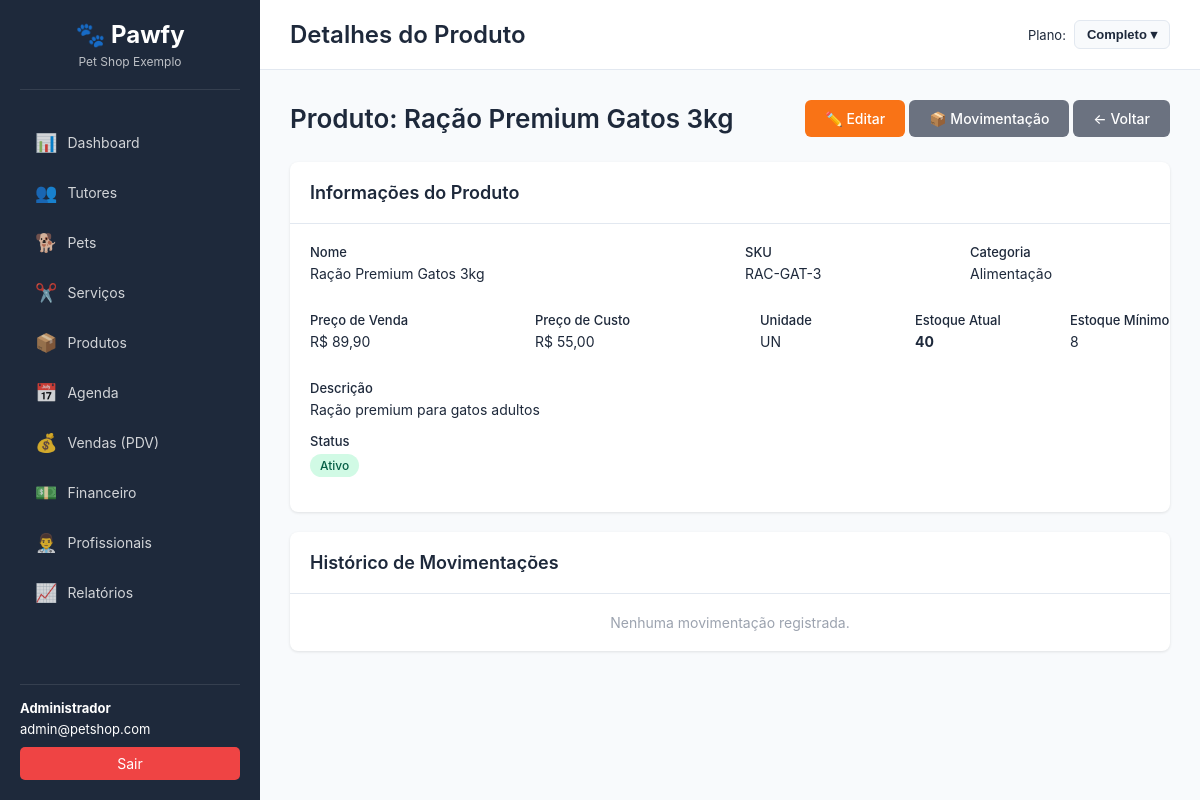
Screenshot of /?page=produtos&action=view&id=1 (signed in) with the database file from the repository.
### tables this page shows
CREATE TABLE IF NOT EXISTS produtos (
    id INT AUTO_INCREMENT PRIMARY KEY,
    company_id INT NOT NULL,
    nome VARCHAR(255) NOT NULL,
    descricao TEXT,
    sku VARCHAR(50),
    categoria VARCHAR(100),
    preco_venda DECIMAL(10,2) NOT NULL,
    preco_custo DECIMAL(10,2),
    estoque_atual INT DEFAULT 0,
    estoque_minimo INT DEFAULT 0,
    unidade VARCHAR(20) DEFAULT 'UN',
    status ENUM('ativo', 'inativo') DEFAULT 'ativo',
    data_criacao TIMESTAMP DEFAULT CURRENT_TIMESTAMP,
    data_atualizacao TIMESTAMP DEFAULT CURRENT_TIMESTAMP ON UPDATE CURRENT_TIMESTAMP,
    FOREIGN KEY (company_id) REFERENCES companies(id) ON DELETE CASCADE,
    INDEX idx_company (company_id),
    INDEX idx_nome (nome),
    INDEX idx_sku (sku),
    INDEX idx_estoque (estoque_atual)
);

### database/connection.php (called while the page is built, shortened)
<?php
require_once __DIR__ . '/../config/config.php';
class Database {
    private static $instance = null;
    private $connection;
    private function __construct() {
        try {
            $dsn = "mysql:host=" . DB_HOST . ";dbname=" . DB_NAME . ";charset=" . DB_CHARSET;
            $options = [
                PDO::ATTR_ERRMODE => PDO::ERRMODE_EXCEPTION,
                PDO::ATTR_DEFAULT_FETCH_MODE => PDO::FETCH_ASSOC,
                PDO::ATTR_EMULATE_PREPARES => false,
                PDO::MYSQL_ATTR_INIT_COMMAND => "SET NAMES " . DB_CHARSET
            ];
            $this->connection = new PDO($dsn, DB_USER, DB_PASS, $options);
        } catch (PDOException $e) {
            die("Erro na conexão com o banco de dados: " . $e->getMessage());
        }
    }
    public static function getInstance() {
        if (self::$instance === null) {
            self::$instance = new self();
        }
        return self::$instance;
    }
    public function queryOne($sql, $params = []) {
        try {
            $stmt = $this->connection->prepare($sql);
            $stmt->execute($params);
            return $stmt->fetch();
        } catch (PDOException $e) {
            error_log("Erro na query: " . $e->getMessage());
            return false;
        }
    }
}

### config/config.php (called while the page is built, shortened)
<?php
function getCompanyId() {
    return $_SESSION['company_id'] ?? null;
}
function formatarMoeda($valor) {
    return 'R$ ' . number_format($valor, 2, ',', '.');
}

### classes/Produto.class.php (called while the page is built, shortened)
<?php
require_once __DIR__ . '/../database/connection.php';
class Produto {
    private $db;
    private $company_id;
    public function __construct($company_id = null) {
        $this->db = Database::getInstance();
        $this->company_id = $company_id ?? getCompanyId();
    }
    public function getById($id) {
        $sql = "SELECT * FROM produtos WHERE id = :id AND company_id = :company_id";
        $params = [
            ':id' => $id,
            ':company_id' => $this->company_id
        ];
        return $this->db->queryOne($sql, $params);
    }
}

### views/produtos/view.php (the view, shortened to what this page needs)
<div class="page-header">
    <h2>Produto: <?= htmlspecialchars($dados['nome']) ?></h2>
    <div>
        <a href="?page=produtos&action=edit&id=<?= $dados['id'] ?>" class="btn btn-warning">✏️ Editar</a>
        <a href="?page=produtos&action=movimentacao&id=<?= $dados['id'] ?>" class="btn btn-secondary">📦 Movimentação</a>
        <a href="?page=produtos&action=list" class="btn btn-secondary">← Voltar</a>
    </div>
</div>
<div class="card">
    <div class="card-header">
        <h3>Informações do Produto</h3>
    </div>
    <div class="card-body">
        <div class="form-row">
            <div class="form-group col-md-6">
                <label>Nome</label>
                <p><?= htmlspecialchars($dados['nome']) ?></p>
            </div>
            <div class="form-group col-md-3">
                <label>SKU</label>
                <p><?= htmlspecialchars($dados['sku'] ?? '-') ?></p>
            </div>
            <div class="form-group col-md-3">
                <label>Categoria</label>
                <p><?= htmlspecialchars($dados['categoria'] ?? '-') ?></p>
            </div>
        </div>
        <div class="form-row">
            <div class="form-group col-md-3">
                <label>Preço de Venda</label>
                <p><?= formatarMoeda($dados['preco_venda']) ?></p>
            </div>
            <div class="form-group col-md-3">
                <label>Preço de Custo</label>
                <p><?= formatarMoeda($dados['preco_custo'] ?? 0) ?></p>
            </div>
            <div class="form-group col-md-2">
                <label>Unidade</label>
                <p><?= htmlspecialchars($dados['unidade']) ?></p>
            </div>
            <div class="form-group col-md-2">
                <label>Estoque Atual</label>
                <p class="<?= $dados['estoque_atual'] <= $dados['estoque_minimo'] ? 'text-danger' : '' ?>">
                    <strong><?= $dados['estoque_atual'] ?></strong>
                </p>
            </div>
            <div class="form-group col-md-2">
                <label>Estoque Mínimo</label>
                <p><?= $dados['estoque_minimo'] ?></p>
            </div>
        </div>
        <?php if (!empty($dados['descricao'])): ?>
        <div class="form-group">
            <label>Descrição</label>
            <p><?= nl2br(htmlspecialchars($dados['descricao'])) ?></p>
        </div>
        <?php endif; ?>
        <div class="form-group">
            <label>Status</label>
            <p><span class="badge badge-<?= $dados['status'] == 'ativo' ? 'success' : 'danger' ?>"><?= ucfirst($dados['status']) ?></span></p>
        </div>
    </div>
</div>
<div class="card">
    <div class="card-header">
        <h3>Histórico de Movimentações</h3>
    </div>
    <div class="card-body">
        <?php if (empty($historico)): ?>
            <p class="text-muted text-center">Nenhuma movimentação registrada.</p>
        <?php endif; ?>
    </div>
</div>
<?php
include __DIR__ . '/../template.php';
?>

### public/css/style.css (style rules this page uses)
:root { --primary-color: #2563EB; --secondary-color: #F97316; --success-color: #10B981; --danger-color: #EF4444; --warning-color: #F97316; --info-color: #2563EB; --dark-color: #1E293B; --light-color: #F8FAFC; --border-color: #E2E8F0; --text-color: #1E293B; --sidebar-width: 260px; }
* { margin: 0; padding: 0; box-sizing: border-box; }
body { font-family: -apple-system, BlinkMacSystemFont, 'Segoe UI', Roboto, 'Helvetica Neue', Arial, sans-serif; font-size: 14px; color: var(--text-color); background-color: #F8FAFC; }
.card { background-color: white; border-radius: 8px; box-shadow: 0 1px 3px rgba(0, 0, 0, 0.1); margin-bottom: 20px; }
.card-header { padding: 20px; border-bottom: 1px solid var(--border-color); display: flex; justify-content: space-between; align-items: center; }
.card-header h3 { font-size: 18px; font-weight: 600; }
.card-body { padding: 20px; }
.btn { display: inline-block; padding: 10px 20px; border-radius: 6px; text-decoration: none; border: none; cursor: pointer; font-size: 14px; font-weight: 500; transition: all 0.3s; }
.btn-secondary { background-color: #6B7280; color: white; }
.btn-warning { background-color: var(--warning-color); color: white; }
.form-row { display: flex; gap: 15px; margin-bottom: 15px; }
.form-group { margin-bottom: 15px; flex: 1; }
.form-group label { display: block; margin-bottom: 5px; font-weight: 500; font-size: 13px; }
.badge { display: inline-block; padding: 4px 10px; border-radius: 12px; font-size: 12px; font-weight: 500; }
.badge-success { background-color: #D1FAE5; color: #065F46; }
.page-header { display: flex; justify-content: space-between; align-items: center; margin-bottom: 25px; }
.page-header h2 { font-size: 26px; font-weight: 600; }
.text-center { text-align: center; }
.text-muted { color: #9CA3AF; }
.col-md-2 { flex: 0 0 16.66%; max-width: 16.66%; }
.col-md-3 { flex: 0 0 25%; max-width: 25%; }
.col-md-6 { flex: 0 0 50%; max-width: 50%; }

### rows the page displays
produtos: nome "Ração Premium Gatos 3kg", sku "RAC-GAT-3", categoria "Alimentação", preco_venda "R$ 89,90", preco_custo "R$ 55,00", unidade "UN", estoque_atual "40", estoque_minimo "8", descricao "Ração premium para gatos adultos", status "Ativo"

### other values shown
$_SESSION['company_name'] "Pet Shop Exemplo"
$_SESSION['user_name'] "Administrador"
$_SESSION['user_email'] "admin@petshop.com"
$page_title "Detalhes do Produto"
PLANOS[$_SESSION['plano'] ?? 'completo']['nome'] "Completo"
